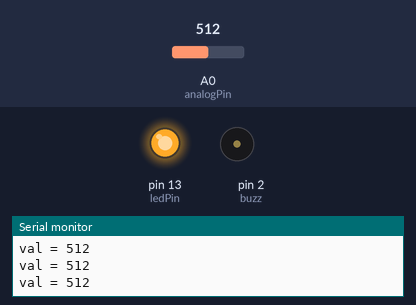
A sketch run on a simulated Arduino Uno, built with avr-gcc and run on an emulated ATmega328P. Parts: output pins drawn as LEDs (lit = HIGH), buzzer (waves = sounding, pin HIGH), the last lines printed to the serial monitor. The inputs (shaded band) are chosen by the test bench; at power-on: A0 (analogPin) = 512.

Above: at 1.2 s.
1.3 s: A0 (analogPin) set to 484
At 2.0 s:
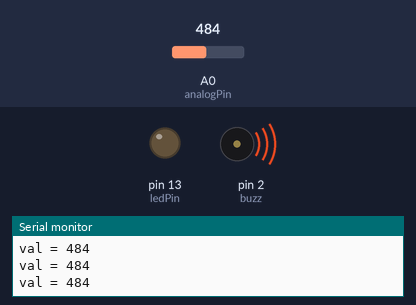
2.8 s: A0 (analogPin) set to 510
At 3.3 s:
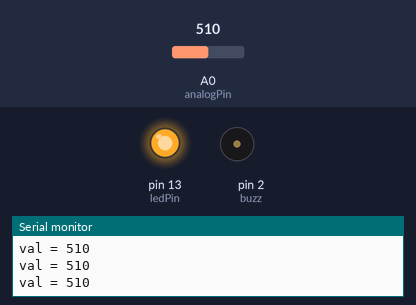
4.3 s: A0 (analogPin) set to 490
At 4.7 s:
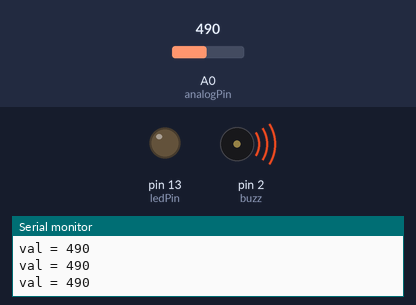
Timing chart, 0 to 7.3 s (numbered marks = the images above; inputs shaded):
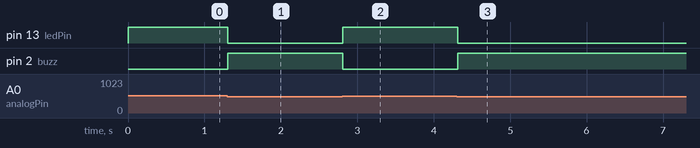

Measured:
- the behaviour switches between 501 and 500 on A0 (analogPin) (found by bisection; images 0 and 1)
- after the input at 1.3 s, pin 13 (ledPin): HIGH → LOW at once; pin 2 (buzz): LOW → HIGH at once
- after the input at 2.8 s, pin 13 (ledPin): LOW → HIGH at once; pin 2 (buzz): HIGH → LOW at once
- after the input at 4.3 s, pin 13 (ledPin): HIGH → LOW at once; pin 2 (buzz): LOW → HIGH at once

The sketch:

M0076_Arduino.ino
```cpp
int ledPin = 13;
int analogPin = A0;
int val = 0;
int buzz = 2;
void setup() {
pinMode(ledPin, OUTPUT);
pinMode(buzz, OUTPUT);
Serial.begin(9600);
}

void loop() {
val = analogRead(analogPin); //อ่านค่าสัญญาณ analog ขา A0
Serial.print("val = "); // พิมพ์ข้อความส่งเข้าคอมพิวเตอร์ "val = "
Serial.println(val); // พิมพ์ค่าของตัวแปร val
if (val > 500) {
digitalWrite(ledPin, HIGH); // สั่งให้ LED ติดสว่าง
digitalWrite(buzz, LOW); // สั่งให้ Buzzer ติด
}
else {
digitalWrite(ledPin, LOW); // สั่งให้ LED ดับ
digitalWrite(buzz, HIGH); // สั่งให้ Buzzer ดับ
}
delay(100);
}
```
